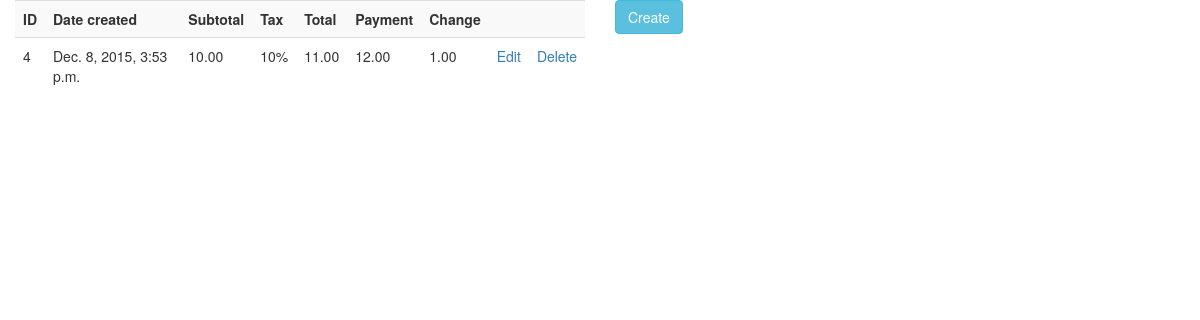
Before: /sales/ with the older database file.
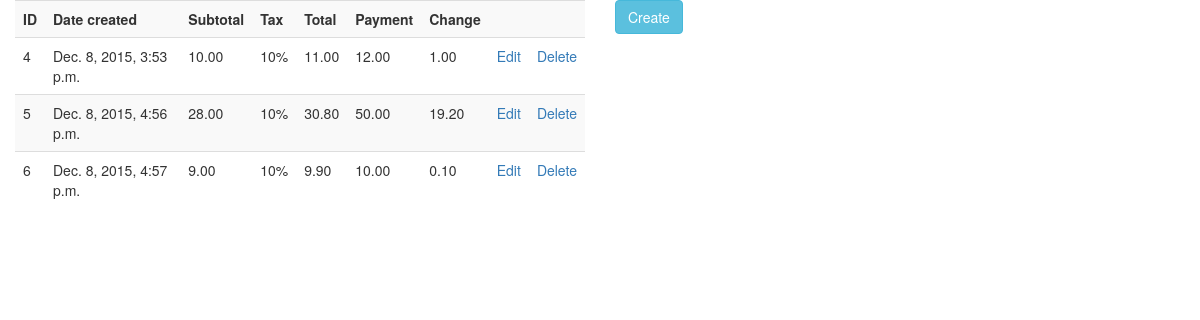
After: the same page with the newer database file.
### ventasapp/models.py (models this page shows, shortened)
class Sale(models.Model):
	id = models.AutoField(primary_key=True)
	date_created = models.DateTimeField('date created')
	subtotal = models.DecimalField(max_digits=10,decimal_places=2)
	tax = models.IntegerField(default=10)
	payment = models.DecimalField(max_digits=10,decimal_places=2)
	total = models.DecimalField(max_digits=10,decimal_places=2,default=0.00)
	def change(self):
		change = (self.payment - self.total).quantize(Decimal("0.00"))
		return change

### ventasapp/views.py (the view)
# urls.py: url(r'^sales/$',views.list_sales, name="list_sales"),
def list_sales(request):
	sales = Sale.objects.all()
	return render_to_response("list_sales.html",{"SalesParameter": sales},context_instance = RequestContext(request))

### ventasapp/templates/list_sales.html (shortened to what this page needs)
{% extends "base.html" %}
{% block content %}
<div class="col-md-6">
    <table class="table table-striped">
        <th>ID</th>
        <th>Date created</th>
        <th>Subtotal</th>
        <th>Tax</th>
        <th>Total</th>
        <th>Payment</th>
        <th>Change</th>
        <th></th>
        <th></th>
        {% for s in SalesParameter %}
            <tr>
                <td>{{s.id}}</td>
                <td>{{s.date_created}}</td>
                <td>{{s.subtotal}}</td>
                <td>{{s.tax}}%</td>
                <td>{{s.total}}</td>
                <td>{{s.payment}}</td>
                <td>{{s.change}}</td>
                <td><a href="{{s.id}}/edit/">Edit</a></td>
                <td><a href="{{s.id}}/delete/">Delete</a></td>
            </tr>
        {% endfor %}
    </table>
</div>
<div class="col-md-6">
<a href="/sales/create" class="btn btn-info" role="button">Create</a>
</div>
{% endblock content %}

### ventasapp/templates/base.html (shortened to what this page needs)
<!DOCTYPE html>
<html>
    <head>
        {% load staticfiles %}
        <link rel="stylesheet" type="text/css" href="{% static 'css/bootstrap.min.css' %}">
        <link rel="stylesheet" type="text/css" href="{% static 'css/bootstrap.css' %}">
    </head>
    <body>
        {% block content %}
	{% endblock %}
        {% load staticfiles %}
    </body>
</html>

Changed rows visible on the page:
added Sale: id "5", date_created "Dec. 8, 2015, 4:56 p.m.", subtotal "28.00", tax "10", total "30.80", payment "50.00", change "19.20"
added Sale: id "6", date_created "Dec. 8, 2015, 4:57 p.m.", subtotal "9.00", tax "10", total "9.90", payment "10.00", change "0.10"
